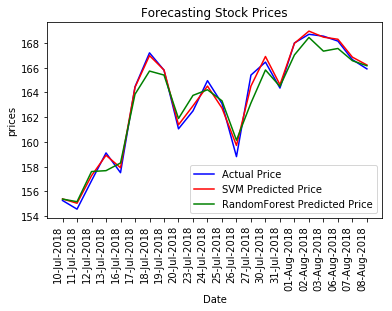

Write the Python code that produced this figure.
# -*- coding: utf-8 -*-
"""
Created on Mon Aug 13 23:38:40 2018

@author: Rajesh
"""
# Import the Libararies.
import numpy as np
import matplotlib.pyplot as plt
import pandas as pd
import matplotlib.dates as mdates

# Import the Datasets.
dataset = pd.read_csv('IOC.csv')
date = pd.DataFrame(dataset.iloc[:, 2].values)
date_test = pd.DataFrame(date.iloc[42:64, ].values)
X = pd.DataFrame(dataset.iloc[:, 2:8].values)
y = dataset.iloc[:, 8].values

# Label the date.
from sklearn.preprocessing import LabelEncoder
labelencoder_X = LabelEncoder()
X.values[:, 0] = labelencoder_X.fit_transform(X.values[:, 0])

# Split the training set and test set.
X_train = pd.DataFrame(X.iloc[0:42, ].values)
y_train = y[0:42, ]
X_test = pd.DataFrame(X.iloc[42:64, ].values)
y_test = y[42:64, ]

# Scale the features.
from sklearn.preprocessing import StandardScaler
sc = StandardScaler()
X_train = sc.fit_transform(X_train)
X_test = sc.transform(X_test)

# Train the svm model
from sklearn.svm import SVR
regressor = SVR(kernel = 'linear', gamma = 0.1)
%time regressor.fit(X_train, y_train)

# predict the output
SVM_y_pred = regressor.predict(X_test)

# Train the Randomforest model.
from sklearn.ensemble import RandomForestRegressor
regressor = RandomForestRegressor(n_estimators = 200, random_state = 0)
%time regressor.fit(X_train, y_train)

# predict the output.
Randomforest_y_pred = regressor.predict(X_test)

# Calculate Mean Squared Error.
from sklearn.metrics import mean_squared_error
RF_error = mean_squared_error(y_test, Randomforest_y_pred)
SVM_error = mean_squared_error(y_test, SVM_y_pred)

# R^2 error
from sklearn.metrics import r2_score
SVM_r2 = r2_score(y_test, SVM_y_pred) 
RF_r2 = r2_score(y_test, Randomforest_y_pred)

# Median Absolute Error
from sklearn.metrics import median_absolute_error
SVM_mae = median_absolute_error(y_test, SVM_y_pred)
RF_mae = median_absolute_error(y_test, Randomforest_y_pred)

# L1 norm 
SVM_norm = np.linalg.norm((y_test - SVM_y_pred), ord = 2)
RF_norm = np.linalg.norm((y_test - Randomforest_y_pred), ord = 2)

SVM_y_pred = pd.DataFrame(SVM_y_pred)
Randomforest_y_pred = pd.DataFrame(Randomforest_y_pred)
# Add Date, Actual Values, SVM predicted output, Random Forest output to output.
output = pd.DataFrame()
output['Date'] = date_test[0]
output['Actual'] = y_test
output['SVM_Prediction'] = SVM_y_pred[0]
output['Rf_prediction'] = Randomforest_y_pred[0]

# Plot between Actual Prices vs SVM predicted prices.
fig, ax = plt.subplots()
ax.plot(output['Date'], output['Actual'], color = 'blue', label = 'Actual Price')
ax.plot(output['Date'], output['SVM_Prediction'], color = 'red', label = 'SVM Predicted Price')
plt.legend(loc='lower right')
fig.autofmt_xdate(rotation = 90)
ax.fmt_xdata = mdates.DateFormatter('%Y-%m-%d')
ax.set_title('Forecasting Stock Prices')
plt.xlabel('Date')
plt.ylabel('prices')

# Plot between Actual Prices vs Randomforest predicted prices.
fig, ax = plt.subplots()
ax.plot(output['Date'], output['Actual'], color = 'blue', label = 'Actual Price')
ax.plot(output['Date'], output['Rf_prediction'], color = 'green', label = 'RandomForest Predicted Price')
plt.legend(loc='lower right')
fig.autofmt_xdate(rotation = 90)
ax.fmt_xdata = mdates.DateFormatter('%Y-%m-%d')
ax.set_title('Forecasting Stock Prices')
plt.xlabel('Date')
plt.ylabel('prices')

# Plot between Actual Prices vs SVM predicted prices vs Randomforest predicted prices.
fig, ax = plt.subplots()
ax.plot(output['Date'], output['Actual'], color = 'blue', label = 'Actual Price')
ax.plot(output['Date'], output['SVM_Prediction'], color = 'red', label = 'SVM Predicted Price')
ax.plot(output['Date'], output['Rf_prediction'], color = 'green', label = 'RandomForest Predicted Price')
plt.legend(loc='lower right')
fig.autofmt_xdate(rotation = 90)
ax.fmt_xdata = mdates.DateFormatter('%Y-%m-%d')
ax.set_title('Forecasting Stock Prices')
plt.xlabel('Date')
plt.ylabel('prices')
